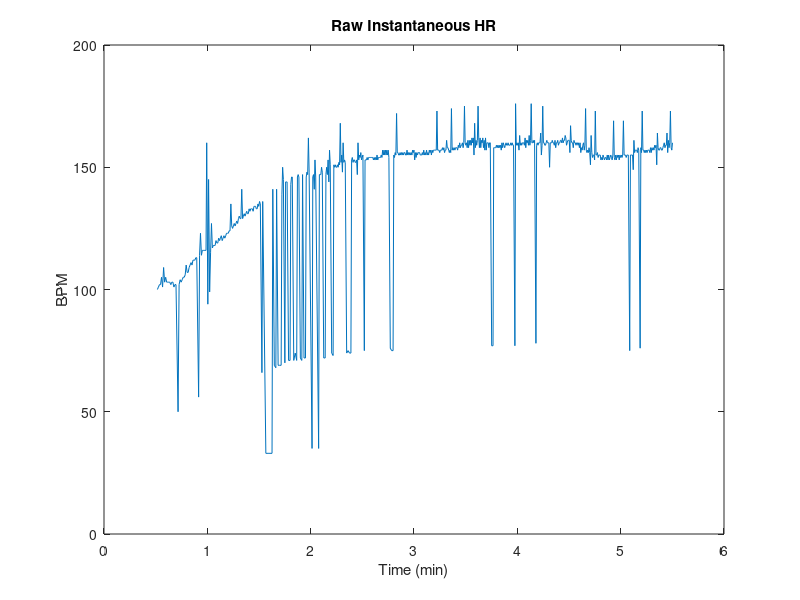
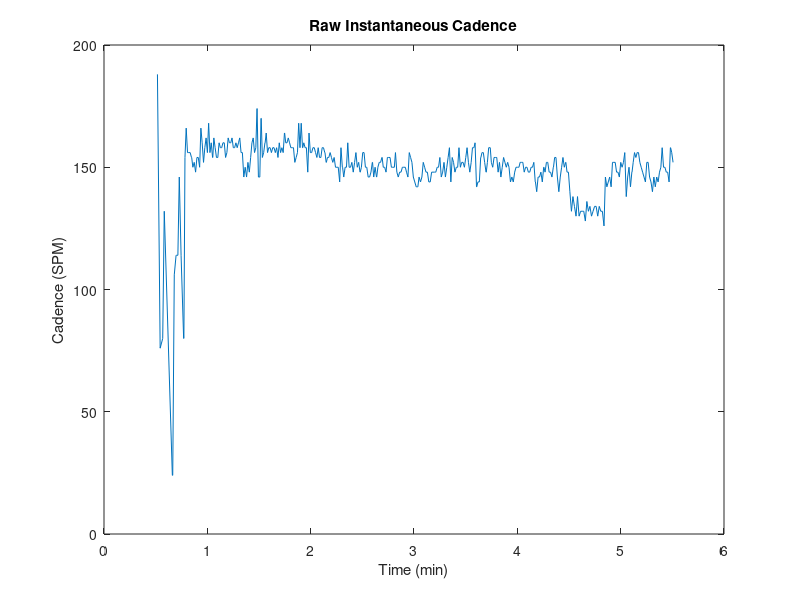
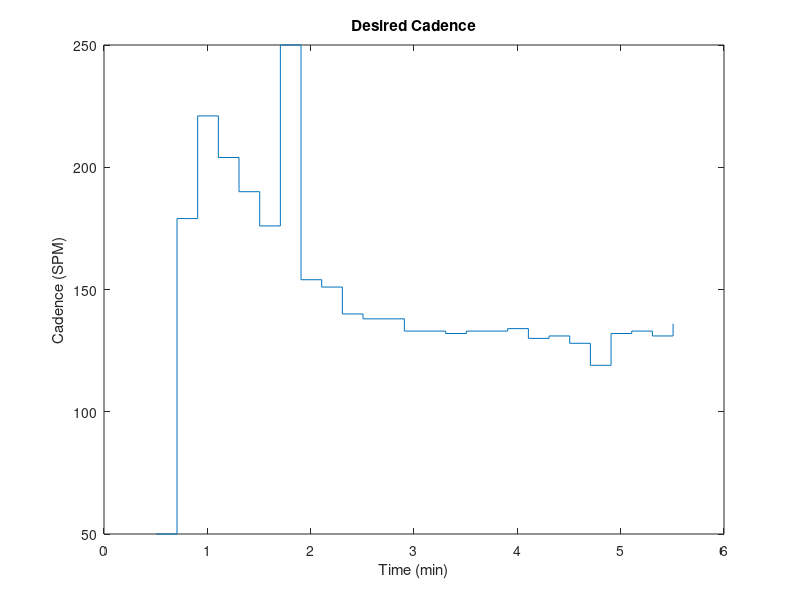
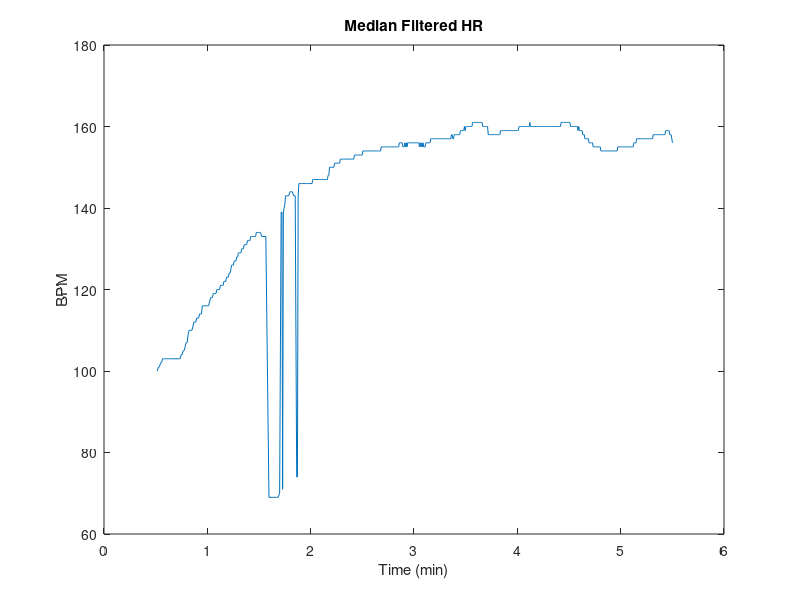

These figures' MATLAB source, in order:
% second P test to see if behavior has changed at all
% still too difficult to listen to

load("P2.mat");
% desrired HR = 150
% length of workout = 10 mins
HR_exp = PHRE2(1:2:end);
HR_exp_time = PHRE2(2:2:end);
HR_exp_time = HR_exp_time / 60000; % converting to mins


% everyhting worked, nothing got disconnected
% begin getting the data

% load in T1.mat which contains
% 1. PHR2 - inst. HR with time stamps
% 2. PSPM2 - inst. cadence with time stamps
% 3. PCAD2 - desired cadence
HR_time = PHR2(2:2:end);
HR_time = HR_time / 60000; % converting to mins
HR = PHR2(1:2:end); % is in bpm

SPM_time = PSPM2(2:2:end);
SPM_time = SPM_time / 60000; % also converting to mins
SPM = PSPM2(1:2:end); % is in steps per min (SPM)

CAD_time = PCAD2(2:2:end);
CAD_time = CAD_time / 60000; % converting to mins
CAD = PCAD2(1:2:end);

% now have HR, SPM, and desired CAD with corresponding times

% plotting raw heart rate
figure(1);
plot(HR_time, HR);
xlabel("Time (min)");
ylabel("BPM");
title("Raw Instantaneous HR");

% plotting raw SPM
figure(2);
plot(SPM_time, SPM);
xlabel("Time (min)");
ylabel("Cadence (SPM)");
title("Raw Instantaneous Cadence");

% plotting desired cadence
figure(3);
stairs(CAD_time, CAD);
xlabel("Time (min)");
ylabel("Cadence (SPM)");
title("Desired Cadence");

%% Filtering the inst. HR and SPM 
% Median filter HR with nbh of 15 values 
% 15 b/c extra noisy at the beginning, but the median filter cleans it up
HR_filt = medfilt1(HR, 15); 

% average filt SPM and median filt to see what is better
B = 1/5*ones(5,1);
SPM_filt_avg = filter(B,1,SPM);
SPM_filt_med = medfilt1(SPM, 5);

% plot the filtered hr and spm (compare which is better for SPM)

% plotting filtered heart rate
figure(4);
plot(HR_time, HR_filt);
xlabel("Time (min)");
ylabel("BPM");
title("Median Filtered HR");

% plotting both filtered SPM
figure(5);
plot(SPM_time, SPM_filt_avg);
xlabel("Time (min)");
ylabel("Cadence (SPM)");
title("Filtered SPM");
hold on;
plot(SPM_time, SPM_filt_med);
legend("AVG", "MED");

%% now it is time to compare desired hr and cadence with expected

% starting with cadence
figure(6);
plot(SPM_time, SPM_filt_avg);
xlabel("Time (min)");
ylabel("Cadence (SPM)");
title("Desired vs. Measured SPM (AVG FILT)");
hold on;
stairs(CAD_time, CAD);
legend("Measured", "Desired");
hold off;

figure(7);
plot(SPM_time, SPM_filt_med);
xlabel("Time (min)");
ylabel("Cadence (SPM)");
title("Desired vs. Measured SPM (MED FILT)");
hold on;
stairs(CAD_time, CAD);
legend("Measured", "Desired");
hold off;

figure(8);
plot(HR_time, HR_filt);
xlabel("Time (min)");
ylabel("BPM");
title("Median Filtered HR vs. Desired");
hold on;
stairs(HR_exp_time, HR_exp);
hold off;

%% now plotting hr vs cadence 
figure(9);
plot(SPM_time, SPM_filt_med);
xlabel("Time (min)");
ylabel("HR and Cadence");
title("HR & Cadence vs. Time");
hold on;
plot(HR_time, HR_filt);
legend("Cadence", "Heart Rate");
hold off;

figure(10);
plot(SPM_time, SPM_filt_med + 40);
xlabel("Time (min)");
ylabel("HR and Cadence");
title("TESTING HR to CAD Relationship");
hold on;
plot(HR_time, HR_filt);
legend("1*(Cadence+40)", "Heart Rate");
hold off;

figure(11);
SPM_shift = circshift(SPM_filt_med,50);
plot(SPM_time, SPM_shift + 40);
xlabel("Time (min)");
ylabel("HR and Cadence");
title("TESTING HR to CAD Relationship with Shifting");
hold on;
plot(HR_time, HR_filt);
legend("1*(Cadence+40) SHIFTED", "Heart Rate");
hold off;

%% last graph of everything together
figure(12);
plot(HR_time, HR_filt);
xlabel("Time (min)");
ylabel("HR and Cadence");
title("HR and SPM vs. Desired HR and SPM");
hold on;
stairs(HR_exp_time, HR_exp, "Color",[0.3010 0.7450 0.9330]); %teal
plot(SPM_time, SPM_filt_med);
stairs(CAD_time, CAD, 'Color',[0.4660 0.6740 0.1880]); %green
legend("HR","Desired HR", "SPM", "Desired CAD");
hold off;
ylim([50 200]);